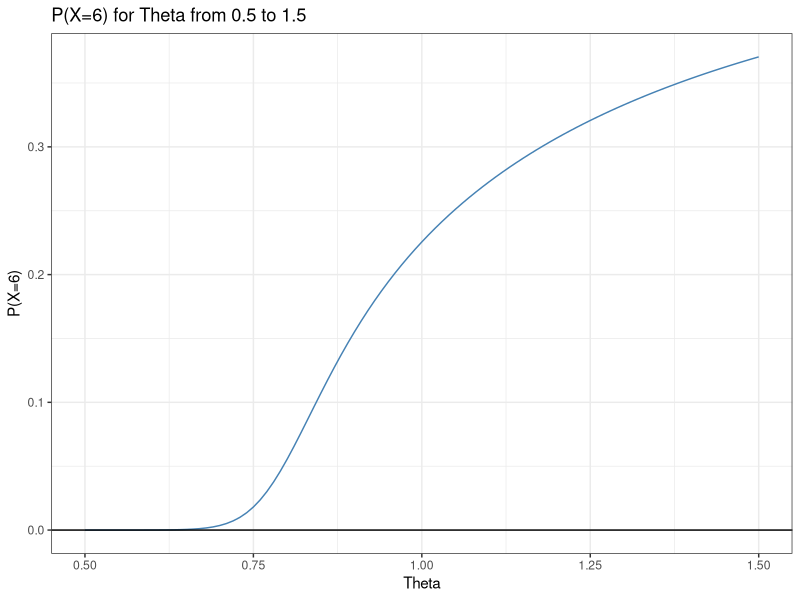

This figure's R source:
## ---- chunk 1
#| echo: false

default_chunk_hook  <- knitr::knit_hooks$get("chunk")

latex_font_size <- c("Huge", "huge", "LARGE", "Large", 
                     "large", "normalsize", "small", 
                     "footnotesize", "scriptsize", "tiny")

knitr::knit_hooks$set(chunk = function(x, options) {
  x <- default_chunk_hook(x, options)
  if(options$size %in% latex_font_size) {
    paste0("\n \\", options$size, "\n\n", 
      x, 
      "\n\n \\normalsize"
    )
  } else {
    x
  }
})
## ---- chunk 2
#| label: load-packages
#| include: false
library(tidyverse)
library(patchwork)
## ---- chunk 3
daltbinom <- function(x, size, prob, theta){
  normalizing.constant <- 0
  for(j in 0:size){
    normalizing.constant <- normalizing.constant + 
      choose(size, j) * prob^j * (1-prob)^(size-j) * theta^(j*(size-j))
  }
  # Probability Mass at x=x
  (1/normalizing.constant) *
    choose(size, x) * prob^x * (1-prob)^(size-x) * theta^(x*(size-x)) *
      (x>=0)*(x<=size)
}
## ---- chunk 4
daltbbinom.single <- function(x, size, alpha, beta, theta){
    integrand <- function(p) {
    sapply(p, # integrate will pass in a vector, so we use sapply to apply the following
           function(p_val){
             # f(x|p) * f(p|alpha, beta)
             daltbinom(x, size, p_val, theta) * dbeta(p_val, alpha, beta)
           }
    )
  }
  # Probability Mass at x=x
  # integrate(integrand, lower = 0, upper = 1)$value * (x>=0)*(x<=size)
  # I shrink the bounds below to avoid log(0)=-infinty
  # I use try() to catch when there is an error and avoid crashing
  res <- try(integrate(integrand, lower = 1e-7, upper = 1 - 1e-7)$value * 
                  (x>=0)*(x<=size), 
             silent = TRUE)
  # If there is an error, return a near-zero probability
  if(inherits(res, "try-error")) return(0.1^6)
  
  res
}
# Write a function that works on a vector
daltbbinom <- function(x, size, alpha, beta, theta){
  sapply(X=x, FUN=daltbbinom.single, size=size, alpha=alpha, beta=beta, theta=theta)
}
## ---- chunk 5
#computing probabilities
p = 0.5
thetas = seq(from=0.5,to=1.5,by=0.01)
probabilities = daltbinom(x=6,size=11,prob=p,theta=thetas)

#creating data for plots
ggdat = tibble(
    theta = thetas,
    probs = probabilities
)

#plot
  ggdat |> 
    ggplot(aes(x = theta, 
               y = probs)) +
    geom_line(color = "steelblue") +
    geom_hline(yintercept = 0) +
    ylab("P(X=6)") +
    xlab("Theta") +
    ggtitle("P(X=6) for Theta from 0.5 to 1.5") +
    theme_bw()
## ---- chunk 6
